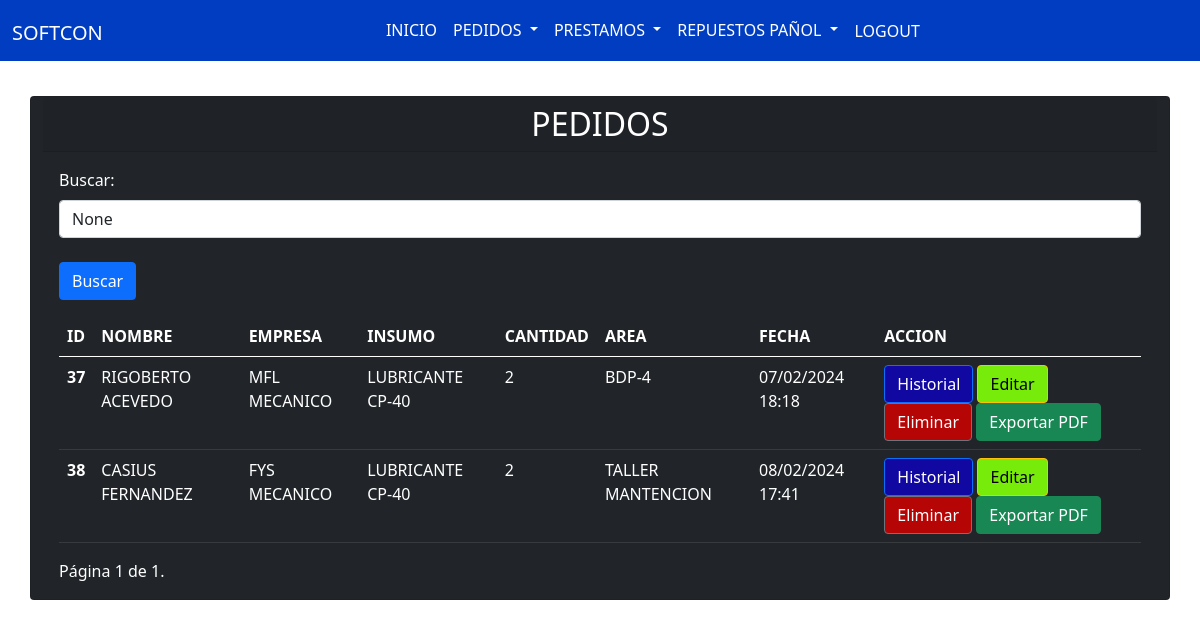
/lista_pedido/ (signed in), run on the app's committed database.
### app/models.py (models this page shows, shortened)
class Pedido(models.Model):
    solicitante = models.ForeignKey(Obrero, related_name="pedido", on_delete=models.CASCADE, verbose_name="OBRERO")
    compañia = models.ForeignKey(Empresa, related_name="Pedido", on_delete=models.CASCADE, verbose_name="EMPRESA")
    insumo = models.ForeignKey(Material, related_name="Pedido", on_delete=models.CASCADE, verbose_name="INSUMO")
    cantidad = models.IntegerField(verbose_name="CANTIDAD")
    area = models.CharField(max_length=100, verbose_name="AREA")
    fecha_pedido = models.DateTimeField(default=timezone.now)

class Obrero(models.Model):
    nombre = models.CharField(max_length=100)
    def __str__(self):
        return self.nombre

class Empresa(models.Model):
    nombre = models.CharField(max_length=100)
    def __str__(self):
        return self.nombre

class Material(models.Model):
    nombre = models.CharField(max_length=100)
    def __str__(self):
        return self.nombre

### app/views.py (the view, shortened to what this page needs)
# urls.py: path('lista_pedido/', lista_pedido, name='lista_pedido'),
@login_required
def lista_pedido(request):
    pedidos_list = Pedido.objects.all()
    for pedido in pedidos_list:
        pedido.fecha_pedido_formatted = pedido.fecha_pedido.strftime("%d/%m/%Y %H:%M")
    search_term = request.GET.get('buscar')
    paginator = Paginator(pedidos_list, 4)
    page = request.GET.get('page')
    try:
        pedidos = paginator.page(page)
    except PageNotAnInteger:
        pedidos = paginator.page(1)
    except EmptyPage:
        pedidos = paginator.page(paginator.num_pages)
    return render(request, 'app/lista_pedido.html', {'pedidos': pedidos, 'search_term': search_term})

### app/templates/app/lista_pedido.html (shortened to what this page needs)
{% extends 'app/base.html' %}
{% block content %}
<link rel="stylesheet" type="text/css" href="https://cdn.datatables.net/1.11.5/css/jquery.dataTables.css">
<br><br><br><br>
  <div class="container">
    <div class="row justify-content-center">
      <div class="card bg-dark text-white">
        <h2 class="card-header text-center">PEDIDOS</h2>
        <div class="card-body">
          <div class="mb-3">
            <form method="GET" action="{% url 'lista_pedido' %}">
                <label for="buscar" class="form-label">Buscar:</label>
                <input type="text" class="form-control" id="buscar" name="buscar" placeholder="Escribe para buscar..."
                    value="{{ search_term }}">
                    <br>
                <button type="submit" class="btn btn-primary">Buscar</button>
            </form>
          </div>
          <table class="table mx-auto table-dark">
            <thead>
              <tr>
                <th scope="col">ID</th>
                <th scope="col">NOMBRE</th>
                <th scope="col">EMPRESA</th>
                <th scope="col">INSUMO</th>
                <th scope="col">CANTIDAD</th>
                <th scope="col">AREA</th>
                <th scope="col">FECHA</th>
                <th scope="col">ACCION</th>
              </tr>
            </thead>
            <tbody>
              {% for pedido in pedidos %}
                <tr>
                    <th scope="row">{{ pedido.id }}</th>
                    <td>{{ pedido.solicitante }}</td>
                    <td>{{ pedido.compañia }}</td>
                    <td>{{ pedido.insumo }}</td>
                    <td>{{ pedido.cantidad }}</td>
                    <td>{{ pedido.area }}</td>
                    <td>{{ pedido.fecha_pedido_formatted }}</td>
                    <td>
                        <a href="{% url 'lista_pedido_trabajador' pedido.solicitante.id %}" class="btn btn-primary" style="background-color: rgb(17, 7, 161)" >Historial</a>
                        <button class="btn btn-warning" onclick="window.location.href='{% url 'editar_pedido' pedido.id %}'" class="btn btn-info btn-sm" style="background-color: rgb(119, 236, 10)" title="EDITAR">Editar</button>
                        <button class="btn btn-secondary" style="background-color: rgb(182, 5, 5)"  class="btn btn-info btn-sm" onclick="confirmarEliminacion('{{ pedido.id }}')">Eliminar</button>
                        <a href="{% url 'generar_pdf_pedidos' %}" class="btn btn-success">Exportar PDF</a>
                    </td>
                </tr>
              {% endfor %}
            </tbody>
          </table>
          <div class="pagination">
            <span class="step-links">
                <span class="current">
                    Página {{ pedidos.number }} de {{ pedidos.paginator.num_pages }}.
                </span>
            </span>
          </div>
        </div>
      </div>
    </div>
  </div>
{% endblock %}

### data on the page
Pedido: id "37", solicitante "RIGOBERTO ACEVEDO", compañia "MFL MECANICO", insumo "LUBRICANTE CP-40", cantidad "2", area "BDP-4", fecha_pedido_formatted "07/02/2024 18:18"
Pedido: id "38", solicitante "CASIUS FERNANDEZ", compañia "FYS MECANICO", insumo "LUBRICANTE CP-40", cantidad "2", area "TALLER MANTENCION", fecha_pedido_formatted "08/02/2024 17:41"

### other printed values
{{ pedidos.number }} "1"
{{ pedidos.paginator.num_pages }} "1"
